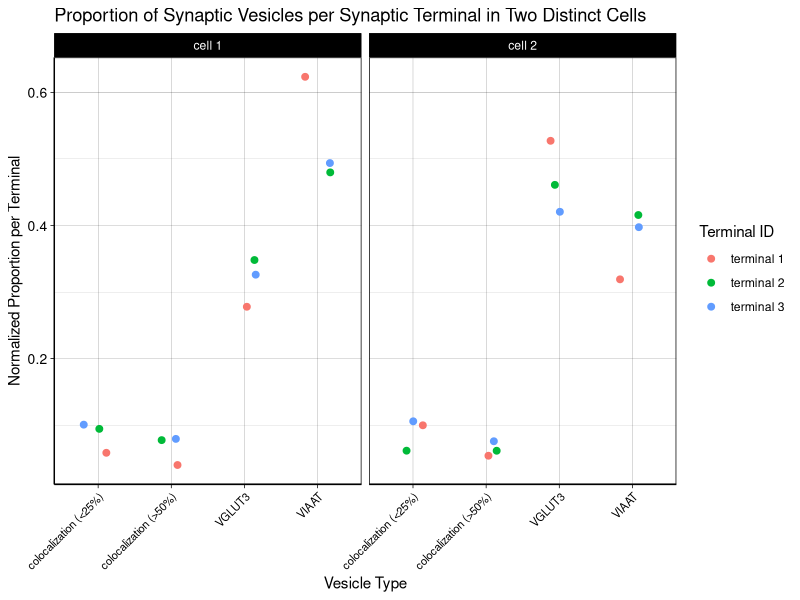
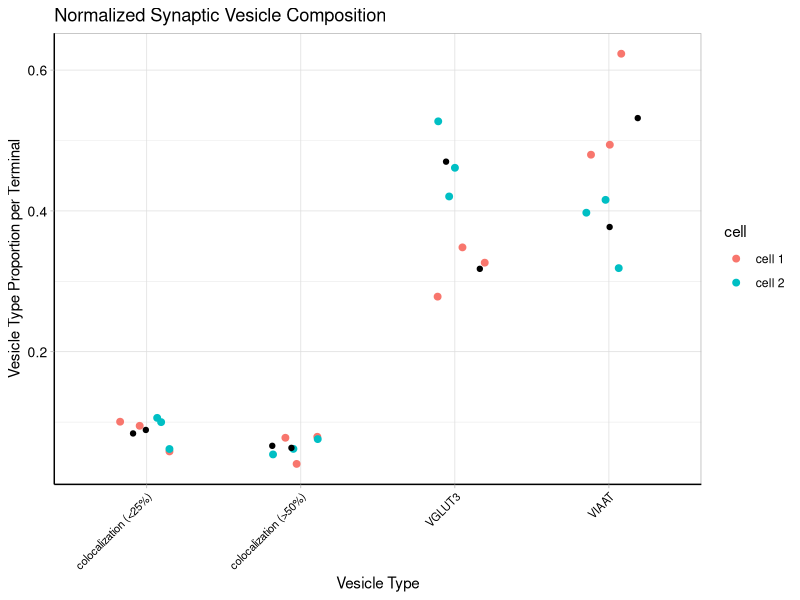

Source code (R) for these figures, in order:
library(tidyverse)
library(ggplot2)

### ACA: dataset_one and dataset_two contain synaptic vesicle counts for individual synaptic terminals. The synaptic vesicle type was 3D-segmented using ImageJ and each dataset corresponds to synaptic vesicle count from different cells.

dataset_one <- read.csv("synaptic_terminal_data_one.csv")

dataset_two <- read.csv("synaptic_terminal_data_two.csv")

### ACA: I am comparing the relative proportion of synaptic vesicle type per individual synaptic terminal. Since synaptic terminals are heterogeneous in the total number and type of synaptic vesicles, I first normalize the synaptic vesicle type for each synaptic terminal.

dataset_one_normalized <- dataset_one |> 
  group_by(synaptic.terminal.id) |> 
  mutate(total_vesicles = sum(count),
         proportion = count / total_vesicles) |> 
  ungroup()


dataset_two_normalized <- dataset_two |> 
  group_by(synaptic.terminal.id) |> 
  mutate(total_vesicles = sum(count),
         proportion = count / total_vesicles) |> 
  ungroup()

### ACA: I am combining the two datasets into one data frame. I used bind_rows(). Not sure if there is a better option.

dataset_all_normalized <-  bind_rows(
  dataset_one_normalized |> mutate(cell = "cell 1"),
  dataset_two_normalized |> mutate(cell = "cell 2")
)

### ACA: For the first plot, I am showing the proportion of synaptic vesicle type for individual synaptic terminals, where the terminals are grouped by cell. This helps to visualize the variability within each cell and between terminals from the same cell. 
### ACA: To follow the Cleveland hierarchy, I decided to use geom_point instead of geom_col to represent my data. In the first plot, each data point represents one synaptic terminal and its corresponding proportion of a synaptic vesicle type.
### ACA: I have decided to use facet_wrap to separate the synaptic terminals from cell one and from cell two.
### ACA: Since most synaptic vesicle types have similar proportions in different synaptic terminals, I have used position_jitter to reduce overlap between datapoints, and I have used kept the gridlines to better distinguish between the x-axis synaptic vesicle types.

ggplot(dataset_all_normalized, aes(synaptic.vesicle.type, proportion, color = synaptic.terminal.id)) +
  geom_point(size = 2,  position = position_jitter(width = 0.2)) +
  facet_wrap(~ cell) +
  labs(x = "Vesicle Type",
       y = "Normalized Proportion per Terminal",
       color = "Terminal ID",
       title = "Proportion of Synaptic Vesicles per Synaptic Terminal in Two Distinct Cells"
  ) +
  theme_linedraw() +
  theme(axis.text.x = element_text(size = 8, angle = 45, hjust = 1, color = "black"),
        axis.line = element_line(color = "black"),
        axis.text.y = element_text(size = 10, color = "black"))


### ACA: I am not too familiar with statistical tests, and I wasn't sure what test to use to compare the proportion of synaptic vesicle type between synaptic terminals and cells. In future plots, I want to compare and check if there are differences in the proportion of synaptic vesicle type per terminal and per cell. I wanted to use a t-test to test the average proportions between the two different cells, but I don't think my data is normally distributed and I'm unsure what non-parametric tests to use.

cell_means <- dataset_all_normalized |> 
  group_by(cell, synaptic.vesicle.type) |> 
  summarize(mean_proportion = mean(proportion))

### ACA: For the second plot, I am comparing the proportions for each synaptic vesicle type at individual synatic terminals overlaid with the mean proportion for each cell. I plotted the proportion for synaptic vesicle type for individual synaptic terminals and the black data points represent the mean proportion for each vesicle type within each cell. I have kept the grid lines to help distinguish between the x-axis categories.
### ACA: For both plots, I decided to use geom_point since it allows each measurement to be compared using position along a common scale, which is the best way to interpret this data according to the Cleveland hierarchy. The point data also allows for easier visualization of variability between terminals.
ggplot(dataset_all_normalized, aes(synaptic.vesicle.type, proportion, color = cell)) +
  geom_point(size = 2, position = position_jitter(width = 0.2)) +
  geom_point(data = cell_means, aes(y = mean_proportion), position = position_jitter(width = 0.2), color = "black") +
  labs(
    x = "Vesicle Type",
    y = "Vesicle Type Proportion per Terminal",
    title = "Normalized Synaptic Vesicle Composition"
  ) +
  theme_light() +
  theme(axis.text.x = element_text(size = 8, angle = 45, hjust = 1, color = "black"),
        axis.line = element_line(color = "black"),
        axis.text.y = element_text(size = 10, color = "black"))


  
